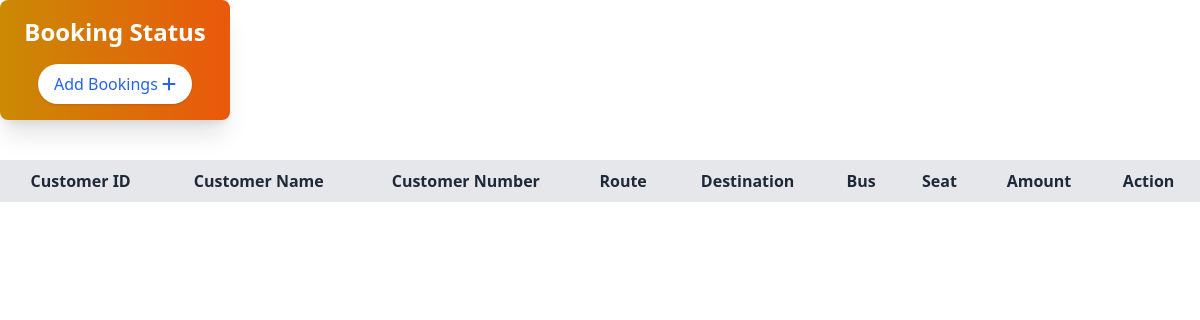
Page /AdminPanle/pages/booking.php on the earlier database version.
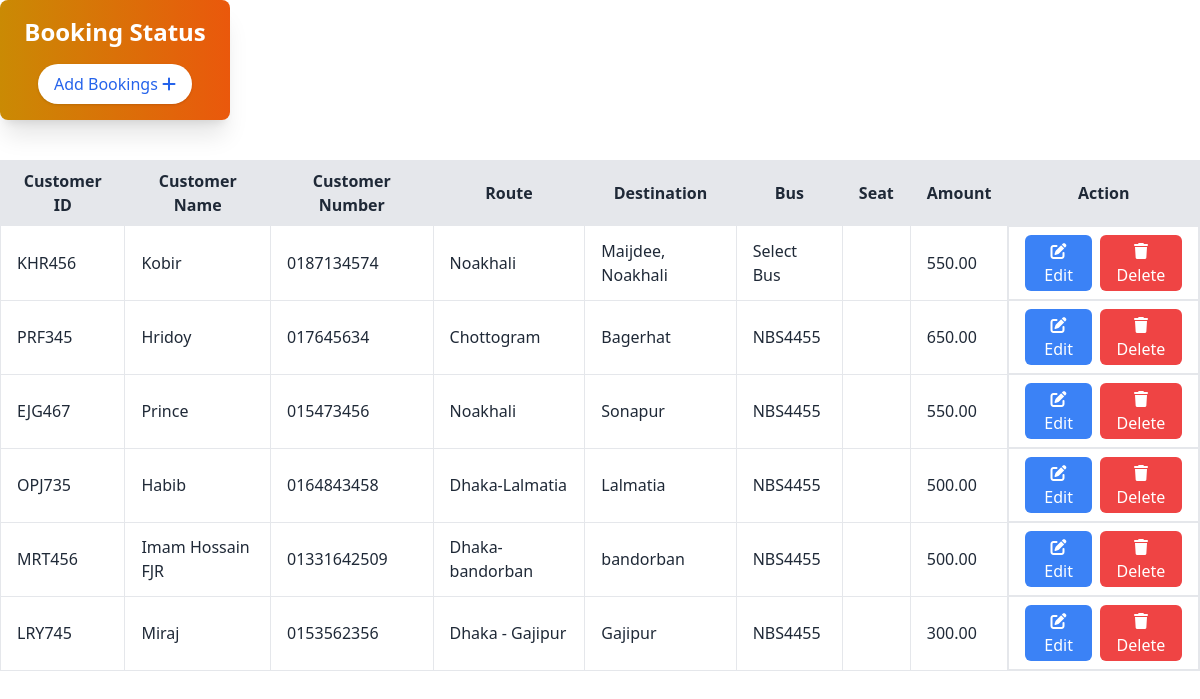
Same page on the later database version.
### tables this page shows
CREATE TABLE `bookings` (
  `id` int(11) NOT NULL,
  `customerId` varchar(255) NOT NULL,
  `customerName` varchar(255) NOT NULL,
  `customerNumber` varchar(20) NOT NULL,
  `route` varchar(255) NOT NULL,
  `destination` varchar(255) NOT NULL,
  `selectBus` varchar(50) NOT NULL,
  `seat` varchar(10) NOT NULL,
  `amount` decimal(10,2) NOT NULL
);

### AdminPanle/pages/booking.php (the view, shortened to what this page needs)
<?php
$conn = mysqli_connect("localhost", "root", "", "shohoz_bus");
?>
<!DOCTYPE html>
<html lang="en">
<head>
    <link href="https://cdn.jsdelivr.net/npm/daisyui@4.12.14/dist/full.min.css" rel="stylesheet" type="text/css" />
    <link href="https://cdn.jsdelivr.net/npm/flowbite@2.5.2/dist/flowbite.min.css" rel="stylesheet" />
    <script src="https://cdn.tailwindcss.com"></script>
</head>
<body>
    <div id="addBooking" class="bg-gradient-to-r from-yellow-600 to-orange-600 w-[230px] h-[120px] shadow-xl rounded-lg flex flex-col items-center justify-center p-4 text-white">
        <h2 class="text-2xl font-bold mb-2">Booking Status</h2>
        <button id="openModalBtn" class="mt-2 px-4 py-2 bg-white text-blue-600 rounded-full shadow hover:bg-gray-100">
            Add Bookings <i class="fa-solid fa-plus"></i>
        </button>
    </div>
    <div class="overflow-x-auto mt-10  w-full mb-6">
        <table class="min-w-full table-auto border border-collapse">
            <thead>
                <tr class="bg-[#e5e7eb]">
                    <th class="border px-4 py-2">Customer ID</th>
                    <th class="border px-4 py-2">Customer Name</th>
                    <th class="border px-4 py-2">Customer Number</th>
                    <th class="border px-4 py-2">Route</th>
                    <th class="border px-4 py-2">Destination</th>
                    <th class="border px-4 py-2">Bus</th>
                    <th class="border px-4 py-2">Seat</th>
                    <th class="border px-4 py-2">Amount</th>
                    <th class="border px-4 py-2">Action</th>
                </tr>
            </thead>
            <tbody>
            <?php
            $result = mysqli_query($conn, "SELECT * FROM bookings");
            while ($row = mysqli_fetch_assoc($result)) {
                echo "<tr>
                        <td class='border px-4 py-2'>{$row['customerId']}</td>
                        <td class='border px-4 py-2'>{$row['customerName']}</td>
                        <td class='border px-4 py-2'>{$row['customerNumber']}</td>
                        <td class='border px-4 py-2'>{$row['route']}</td>
                        <td class='border px-4 py-2'>{$row['destination']}</td>
                        <td class='border px-4 py-2'>{$row['selectBus']}</td>
                        <td class='border px-4 py-2'>{$row['seat']}</td>
                        <td class='border px-4 py-2'>{$row['amount']}</td>
                        <td class='px-4 flex gap-2 py-2 border text-center'>
                            <button class='text-white rounded-md px-3 py-1 bg-blue-500 edit-button'
                                    data-id='{$row['id']}'
                                    data-name='{$row['customerName']}'
                                    data-number='{$row['customerNumber']}'>
                                <i class='fas fa-edit'></i> Edit
                            </button>
                            <a href='dashboard.php?pages=booking&deleteId={$row['id']}'
                               class='text-white rounded-md px-3 py-1 bg-red-500'
                               onclick='return confirm(\"Are you sure you want to delete this booking?\");'>
                               <i class='fas fa-trash'></i> Delete
                            </a>
                        </td>
                      </tr>";
            }
            ?>
            </tbody>
        </table>
    </div>
</body>
</html>

Differences in the rows shown:
added bookings: customerId "KHR456", customerName "Kobir", customerNumber "0187134574", route "Noakhali", destination "Maijdee, Noakhali", selectBus "Select Bus", amount "550.00"
added bookings: customerId "PRF345", customerName "Hridoy", customerNumber "017645634", route "Chottogram", destination "Bagerhat", selectBus "NBS4455", amount "650.00"
added bookings: customerId "EJG467", customerName "Prince", customerNumber "015473456", route "Noakhali", destination "Sonapur", selectBus "NBS4455", amount "550.00"
added bookings: customerId "OPJ735", customerName "Habib", customerNumber "0164843458", route "Dhaka-Lalmatia", destination "Lalmatia", selectBus "NBS4455", amount "500.00"
added bookings: customerId "MRT456", customerName "Imam Hossain FJR", customerNumber "01331642509", route "Dhaka-bandorban", destination "bandorban", selectBus "NBS4455", amount "500.00"
added bookings: customerId "LRY745", customerName "Miraj", customerNumber "0153562356", route "Dhaka - Gajipur", destination "Gajipur", selectBus "NBS4455", amount "300.00"
